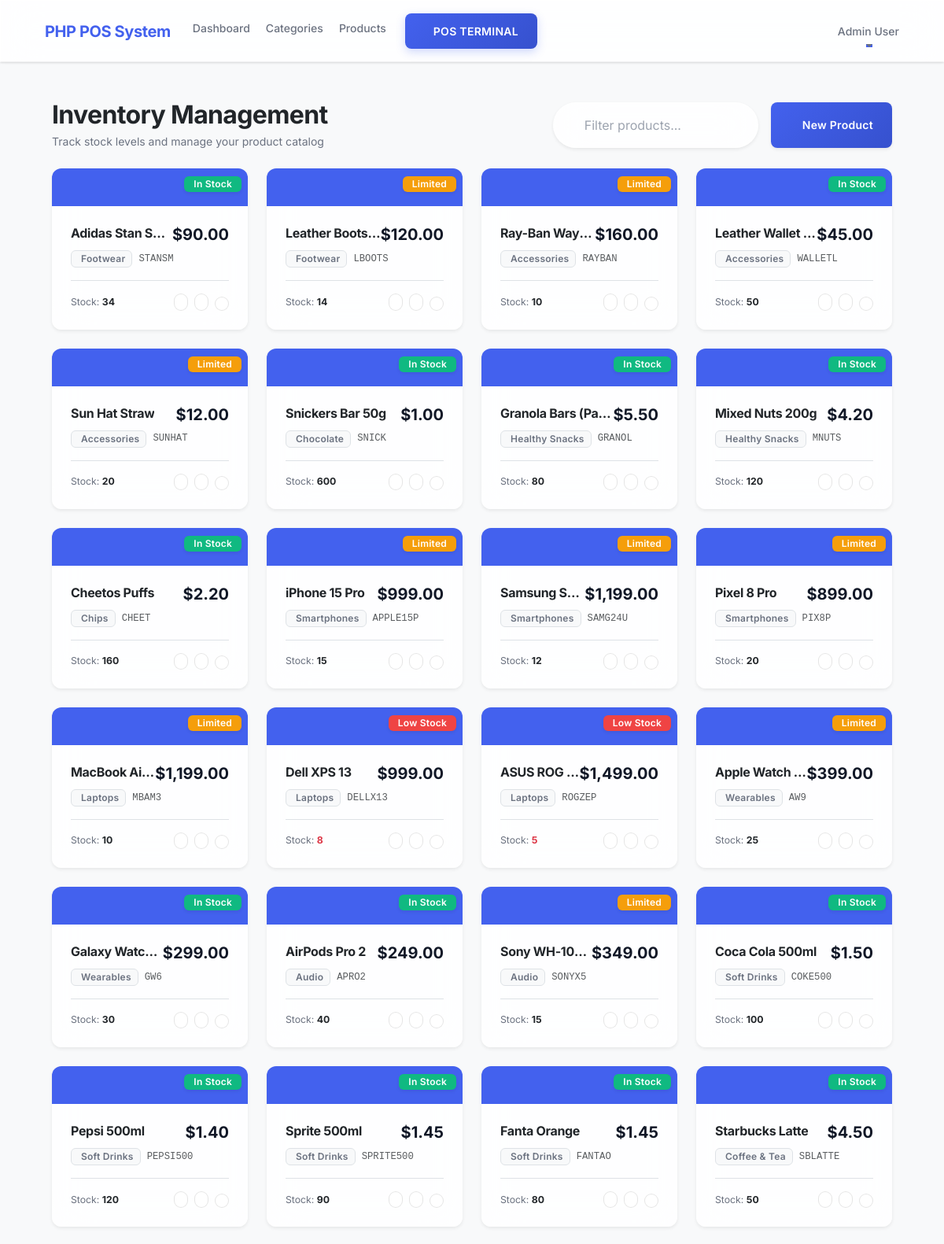
Screenshot of /products (signed in, upper part) with the database file from the repository.
### tables this page shows
CREATE TABLE `products` (
  `id` int(11) NOT NULL,
  `barcode` varchar(255) DEFAULT NULL,
  `name` varchar(255) NOT NULL,
  `description` text DEFAULT NULL,
  `price` decimal(10,2) NOT NULL,
  `stock` int(11) DEFAULT 0,
  `category_id` int(11) DEFAULT NULL,
  `image` varchar(255) DEFAULT NULL,
  `created_at` timestamp NOT NULL DEFAULT current_timestamp()
);

CREATE TABLE `categories` (
  `id` int(11) NOT NULL,
  `name` varchar(255) NOT NULL,
  `parent_id` int(11) DEFAULT NULL,
  `created_at` timestamp NOT NULL DEFAULT current_timestamp()
);

### app/controllers/Products.php (called while the page is built, shortened)
<?php
class Products extends Controller {
    public function __construct(){
        $this->productModel = $this->model('Product');
    }
    public function index(){
        $products = $this->productModel->getProducts();
        $data = [
            'products' => $products
        ];
        $this->view('products/index', $data);
    }
}

### app/libraries/Core.php (called while the page is built, shortened)
<?php
class Core {
    protected $currentMethod = 'index';
    public function __construct(){
        $url = $this->getUrl();
        if(isset($url[0]) && file_exists('../app/controllers/' . ucwords($url[0]) . '.php')){
            unset($url[0]);
        }
        $this->currentController = new $this->currentController;
        $this->params = $url ? array_values($url) : [];
        call_user_func_array([$this->currentController, $this->currentMethod], $this->params);
    }
    public function getUrl(){
        if(isset($_GET['url'])){
            $url = rtrim($_GET['url'], '/');
            $url = filter_var($url, FILTER_SANITIZE_URL);
            $url = explode('/', $url);
            return $url;
        }
    }
}

### public/index.php (called while the page is built, shortened)
<?php
$init = new Core;

### app/libraries/Database.php (called while the page is built, shortened)
<?php
class Database {
    private $host = DB_HOST;
    private $user = DB_USER;
    private $pass = DB_PASS;
    private $dbname = DB_NAME;
    public $dbh;
    private $stmt;
    public function __construct(){
        $dsn = 'mysql:host=' . $this->host . ';dbname=' . $this->dbname;
        $options = array(
            PDO::ATTR_PERSISTENT => true,
            PDO::ATTR_ERRMODE => PDO::ERRMODE_EXCEPTION
        );
        try{
            $this->dbh = new PDO($dsn, $this->user, $this->pass, $options);
        } catch(PDOException $e){
            $this->error = $e->getMessage();
            echo $this->error;
        }
    }
    public function query($sql){
        $this->stmt = $this->dbh->prepare($sql);
    }
    public function execute(){
        return $this->stmt->execute();
    }
    public function resultSet(){
        $this->execute();
        return $this->stmt->fetchAll(PDO::FETCH_OBJ);
    }
}

### app/models/Product.php (called while the page is built, shortened)
<?php
class Product {
    private $db;
    public function __construct(){
        $this->db = new Database;
    }
    public function getProducts(){
        $this->db->query('SELECT products.*, categories.name as category_name
                          FROM products
                          LEFT JOIN categories ON products.category_id = categories.id
                          ORDER BY products.created_at DESC');
        return $this->db->resultSet();
    }
}

### app/views/products/index.php (the view, shortened to what this page needs)
<?php require APPROOT . '/views/inc/header.php'; ?>
<div class="container-fluid py-4">
    <div class="row mb-4 align-items-center">
        <div class="col-md-6">
            <h1 class="h2 mb-1 fw-bold text-dark">Inventory Management</h1>
            <p class="text-secondary mb-0">Track stock levels and manage your product catalog</p>
        </div>
        <div class="col-md-6 text-md-end mt-3 mt-md-0">
            <div class="d-flex gap-3 justify-content-md-end">
                <div class="input-group w-50 glass shadow-sm rounded-pill px-3">
                    <span class="input-group-text bg-transparent border-0"><i class="ph ph-magnifying-glass text-secondary"></i></span>
                    <input type="text" id="productFilter" class="form-control bg-transparent border-0 shadow-none ps-0" placeholder="Filter products...">
                </div>
                <a href="<?php echo URLROOT; ?>/products/add" class="btn btn-primary px-4 shadow-sm">
                    <i class="ph-bold ph-plus me-2"></i>New Product
                </a>
            </div>
        </div>
    </div>
    <div class="row g-4" id="productsGrid">
        <?php if(empty($data['products'])) : ?>
            <div class="col-12">
                <div class="glass-card text-center py-5">
                    <i class="ph ph-package fa-5x text-secondary opacity-25 mb-4"></i>
                    <h2 class="text-secondary">No products found</h2>
                    <p class="text-muted">Start by adding your first product to the inventory.</p>
                    <a href="<?php echo URLROOT; ?>/products/add" class="btn btn-primary mt-3">Add Product</a>
                </div>
            </div>
        <?php else : ?>
            <?php foreach($data['products'] as $product) : ?>
                <?php
                    $stockStatus = 'bg-success';
                    $statusLabel = 'In Stock';
                    if($product->stock < 10) { $stockStatus = 'bg-danger'; $statusLabel = 'Low Stock'; }
                    elseif($product->stock < 30) { $stockStatus = 'bg-warning text-dark'; $statusLabel = 'Limited'; }
                ?>
                <div class="col-xl-3 col-lg-4 col-md-6 product-item" data-name="<?php echo strtolower($product->name); ?>">
                    <div class="glass-card h-100 p-0 overflow-hidden border-0 shadow-sm transition-base">
                        <div class="bg-primary bg-opacity-10 py-4 text-center position-relative">
                            <div class="position-absolute top-0 end-0 p-2">
                                <span class="badge <?php echo $stockStatus; ?> shadow-sm"><?php echo $statusLabel; ?></span>
                            </div>
                        </div>
                        <div class="p-4">
                            <div class="d-flex justify-content-between align-items-start mb-2">
                                <h5 class="fw-bold text-dark mb-0 text-truncate" title="<?php echo $product->name; ?>"><?php echo $product->name; ?></h5>
                                <span class="h5 fw-bold text-primary mb-0">$<?php echo number_format($product->price, 2); ?></span>
                            </div>
                            <div class="d-flex align-items-center mb-3">
                                <span class="badge bg-light text-secondary border small py-1 px-2">
                                    <i class="ph ph-tag me-1"></i><?php echo $product->category_name; ?>
                                </span>
                                <span class="text-muted small ms-2 font-monospace"><?php echo $product->barcode; ?></span>
                            </div>
                            <div class="pt-3 border-top d-flex justify-content-between align-items-center">
                                <div class="text-secondary small">
                                    Stock: <span class="fw-bold <?php echo $product->stock < 10 ? 'text-danger' : 'text-dark'; ?>"><?php echo $product->stock; ?></span>
                                </div>
                                <div class="d-flex gap-2">
                                    <a href="<?php echo URLROOT; ?>/products/edit/<?php echo $product->id; ?>" class="btn btn-light btn-sm rounded-pill p-2" title="Edit">
                                    </a>
                                    <a href="<?php echo URLROOT; ?>/products/restock/<?php echo $product->id; ?>" class="btn btn-light btn-sm rounded-pill p-2" title="Restock">
                                    </a>
                                    <form action="<?php echo URLROOT; ?>/products/delete/<?php echo $product->id; ?>" method="post" class="d-inline confirm-delete" data-title="Delete Product?" data-text="Permanently remove '<?php echo $product->name; ?>' from inventory?">
                                        <button type="submit" class="btn btn-light btn-sm rounded-pill p-2" title="Delete">
                                        </button>
                                    </form>
                                </div>
                            </div>
                        </div>
                    </div>
                </div>
            <?php endforeach; ?>
        <?php endif; ?>
    </div>
</div>
<?php require APPROOT . '/views/inc/footer.php'; ?>

### rows the page displays
products: statusLabel "In Stock", name "Adidas Stan S…", price "90.00", category.name "Footwear", barcode "STANSM", stock "34"
products: stock "Limited", name "Leather Boots…", price "120.00", category.name "Footwear", barcode "LBOOTS", stock "14"
products: stock "Limited", name "Ray-Ban Way…", price "160.00", category.name "Accessories", barcode "RAYBAN", stock "10"
products: statusLabel "In Stock", name "Leather Wallet…", price "45.00", category.name "Accessories", barcode "WALLETL", stock "50"
products: stock "Limited", name "Sun Hat Straw", price "12.00", category.name "Accessories", barcode "SUNHAT", stock "20"
products: statusLabel "In Stock", name "Snickers Bar 50g", price "1.00", category.name "Chocolate", barcode "SNICK", stock "600"
products: statusLabel "In Stock", name "Granola Bars (Pa…", price "5.50", category.name "Healthy Snacks", barcode "GRANOL", stock "80"
products: statusLabel "In Stock", name "Mixed Nuts 200g", price "4.20", category.name "Healthy Snacks", barcode "MNUTS", stock "120"
products: statusLabel "In Stock", name "Cheetos Puffs", price "2.20", category.name "Chips", barcode "CHEET", stock "160"
products: stock "Limited", name "iPhone 15 Pro", price "999.00", category.name "Smartphones", barcode "APPLE15P", stock "15"
products: stock "Limited", name "Samsung S…", price "1,199.00", category.name "Smartphones", barcode "SAMG24U", stock "12"
products: stock "Limited", name "Pixel 8 Pro", price "899.00", category.name "Smartphones", barcode "PIX8P", stock "20"
products: stock "Limited", name "MacBook Ai…", price "1,199.00", category.name "Laptops", barcode "MBAM3", stock "10"
products: stock "Low Stock", name "Dell XPS 13", price "999.00", category.name "Laptops", barcode "DELLX13", stock "8"
products: stock "Low Stock", name "ASUS ROG…", price "1,499.00", category.name "Laptops", barcode "ROGZEP", stock "5"
products: stock "Limited", name "Apple Watch…", price "399.00", category.name "Wearables", barcode "AW9", stock "25"
products: statusLabel "In Stock", name "Galaxy Watch 6", price "299.00", category.name "Wearables", barcode "GW6", stock "30"
products: statusLabel "In Stock", name "AirPods Pro 2", price "249.00", category.name "Audio", barcode "APRO2", stock "40"
products: stock "Limited", name "Sony WH-10…", price "349.00", category.name "Audio", barcode "SONYX5", stock "15"
products: statusLabel "In Stock", name "Coca Cola 500ml", price "1.50", category.name "Soft Drinks", barcode "COKE500", stock "100"
products: statusLabel "In Stock", name "Pepsi 500ml", price "1.40", category.name "Soft Drinks", barcode "PEPSI500", stock "120"
products: statusLabel "In Stock", name "Sprite 500ml", price "1.45", category.name "Soft Drinks", barcode "SPRITE500", stock "90"
products: statusLabel "In Stock", name "Fanta Orange", price "1.45", category.name "Soft Drinks", barcode "FANTAO", stock "80"
products: statusLabel "In Stock", name "Starbucks Latte", price "4.50", category.name "Coffee & Tea", barcode "SBLATTE", stock "50"

### other values shown
SITENAME "PHP POS System"
$_SESSION['user_name'] "Admin User"
